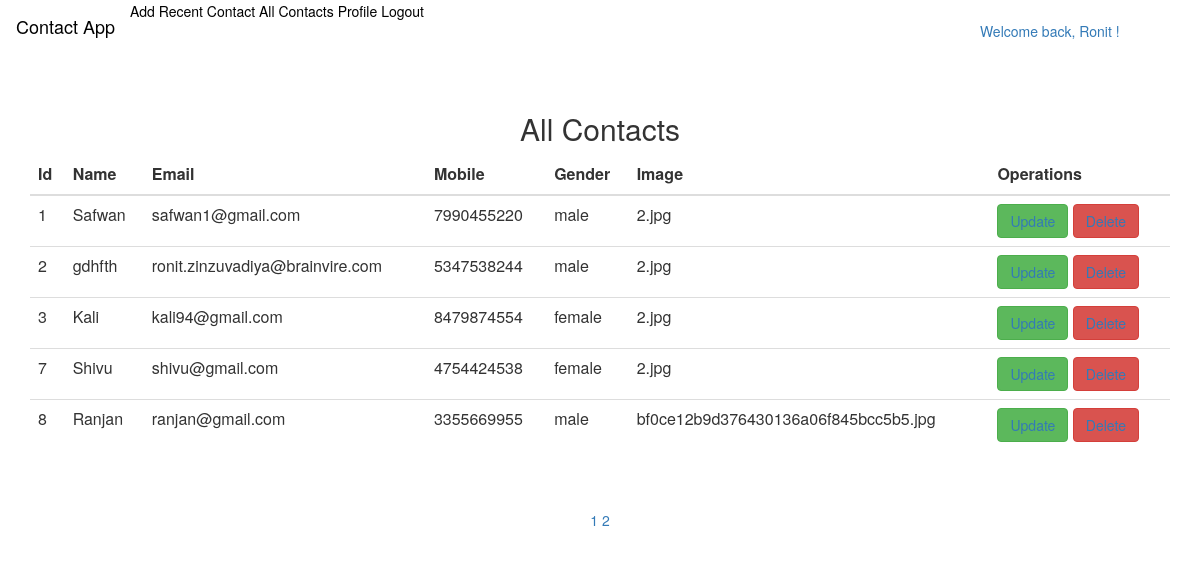
Page /paging.php (signed in) on the committed database.
### tables this page shows
CREATE TABLE `crud` (
  `id` int NOT NULL,
  `name` varchar(100) NOT NULL,
  `email` varchar(100) NOT NULL,
  `mobile` varchar(20) NOT NULL,
  `gender` varchar(20) NOT NULL,
  `password` varchar(255) NOT NULL,
  `image` varchar(200) NOT NULL
);

CREATE TABLE `addcontact` (
  `id` int NOT NULL,
  `name` varchar(100) NOT NULL,
  `email` varchar(100) NOT NULL,
  `mobile` varchar(20) NOT NULL,
  `gender` varchar(20) NOT NULL,
  `image` varchar(200) NOT NULL
);

### paging.php (the view, shortened to what this page needs)
<?php
include 'connect.php';
$sql = "SELECT * FROM `crud` WHERE email='$_SESSION[email]'";
$r=mysqli_query($con,$sql);
$data=mysqli_fetch_assoc($r);
?>
<html>
<head>
    <link rel="stylesheet" href="https://maxcdn.bootstrapcdn.com/bootstrap/3.3.7/css/bootstrap.min.css">
</head>
<body>
    <nav class="navbar navbar-expand-lg bg-light">
    <div class="container-fluid">
        <a class="navbar-brand" href="#" style="color: black;">Contact App</a>
      <div class="collapse navbar-collapse" id="navbarNavAltMarkup">
        <div class="navbar-nav">
          <a class="nav-link" href="add-contact.php" style="color: black;">Add</a>
          <a class="nav-link" href="recent-contact.php" style="color: black;">Recent Contact</a>
          <a class="nav-link" href="all-contact.php" style="color: black;">All Contacts</a>
          <a class="nav-link" href="profile.php" style="color: black;">Profile</a>
          <a class="nav-link" href="logout.php" style="color: black;">Logout</a>
        </div>
        <a style="margin-left: 850px;">Welcome back, <?php echo $data['name']; ?> !</a>
      </div>
    </div>
</nav>
<div class="container">
    <h2 style="text-align: center;"> All Contacts </h2>
      <table class="table">
        <thead class="thead-dark">
          <tr>
            <th scope="col">Id</th>
            <th scope="col">Name</th>
            <th scope="col">Email</th>
            <th scope="col">Mobile</th>
            <th scope="col">Gender</th>
            <th scope="col">Image</th>
            <th scope="col">Operations</th>
          </tr>
        </thead>
        <tbody>
            <?php
            $id = $_GET['pageid'];
            $results_per_page = 5;
            $sql = "select * from addcontact";
            $result = mysqli_query($con, $sql);
            $number_of_results = mysqli_num_rows($result);
            $number_of_pages = ceil($number_of_results / $results_per_page);
            if ($id <= $number_of_pages) {
                if (!isset($_GET['pageid'])) {
                    $page = 1;
                } else {
                    $page = $_GET['pageid'];
                }
                $this_page_first_result = ($page - 1) * $results_per_page;
                $sql = "select * from addcontact LIMIT " . $this_page_first_result . ',' . $results_per_page;
                $result = mysqli_query($con, $sql);
                while ($rows = $result->fetch_assoc()) {
            ?>
                    <tr>
                        <td><?php echo $rows['id'] ?></td>
                        <td><?php echo $rows['name'] ?></td>
                        <td><?php echo $rows['email'] ?></td>
                        <td><?php echo $rows['mobile'] ?></td>
                        <td><?php echo $rows['gender'] ?></td>
                        <td><?php echo $rows['image'] ?></td>
                        <td>
                            <button class="btn btn-success" style="margin-right: 0px;"><a href="update.php?updateid=<?php echo $rows['id'] ?>">Update</a></button>
                            <button class="btn btn-danger" style="margin-right: 0px;"><a href="delete.php?deleteid=<?php echo $rows['id'] ?>">Delete</a></button>
                        </td>
                    </tr>
                <?php
                }
                ?>
        </table>
    <br>
    <center>
        <?php
                for ($page = 1; $page <= $number_of_pages; $page++) {
        ?>
            <div class="pagination">
                <?php echo '<a href="paging.php?pageid=' . $page . '">' . $page . '</a> '; ?>
            </div>
        <?php
                }
        ?>
    </center>
<?php
            }
?>
</body>
</html>

### rows in the picture
crud: name "Ronit"
addcontact: id "1", name "Safwan", email "safwan1@gmail.com", mobile "7990455220", gender "male", image "2.jpg"
addcontact: id "2", name "gdhfth", email "ronit.zinzuvadiya@brainvire.com", mobile "5347538244", gender "male", image "2.jpg"
addcontact: id "3", name "Kali", email "kali94@gmail.com", mobile "8479874554", gender "female", image "2.jpg"
addcontact: id "7", name "Shivu", email "shivu@gmail.com", mobile "4754424538", gender "female", image "2.jpg"
addcontact: id "8", name "Ranjan", email "ranjan@gmail.com", mobile "3355669955", gender "male", image "bf0ce12b9d376430136a06f845bcc5b5.jpg"
